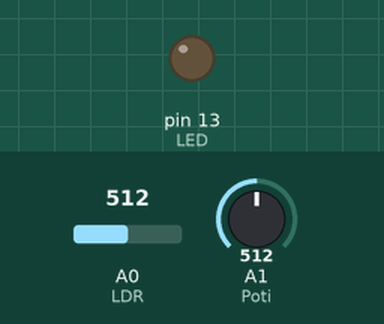
Simulated run of this sketch. Board: Arduino Uno, built with avr-gcc and run on an emulated ATmega328P. Shown: output pins drawn as LEDs (lit = HIGH). Inputs (shaded band) come from the test bench; at power-on: A0 (LDR) = 512, A1 (Poti) = 512.

Above: at 1.2 s.
1.3 s: A0 (LDR) set to 318
2.8 s: A0 (LDR) set to 287
At 3.8 s:
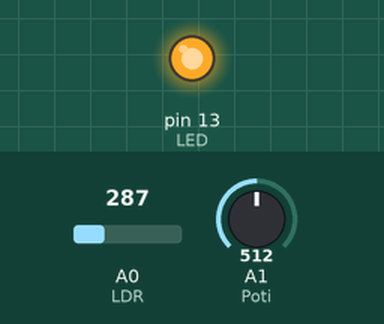
4.3 s: A0 (LDR) set to 500
At 4.43 s:
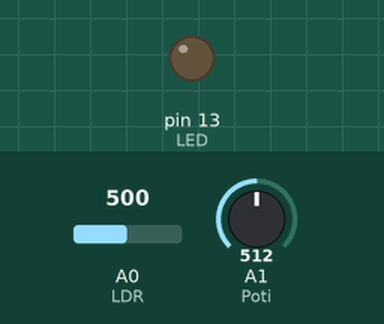
6.0 s: A0 (LDR) set to 527
At 7.2 s:
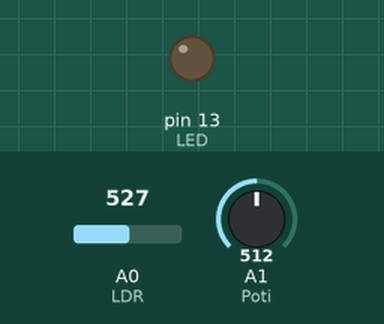
7.5 s: A0 (LDR) set to 290
At 8.6 s:
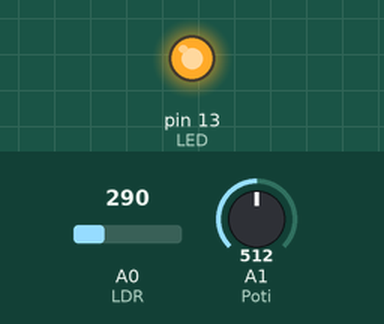
Timing chart, 0 to 10.0 s (numbered marks = the images above; inputs shaded):
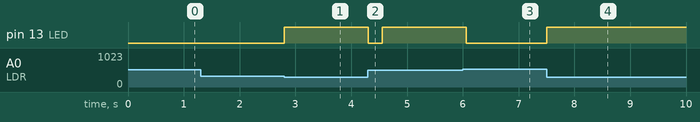

Measured:
- the behaviour switches between 300 and 299 on A0 (LDR) (found by bisection; images 0 and 1)
- after the input at 1.3 s, every drawn part: stays the same
- after the input at 2.8 s, pin 13 (LED): LOW → HIGH at once
- after the input at 4.3 s, pin 13 (LED): HIGH → LOW at once, → HIGH 0.25 s later
- after the input at 6.0 s, pin 13 (LED): HIGH → LOW after 0.06 s
- after the input at 7.5 s, pin 13 (LED): LOW → HIGH at once

The sketch:

sketch_nov12a.ino
```cpp
int LED = 13;
int LDR = 0;
int Poti = 1;
int cnt = 0;
int Flag = 0;

// the setup function runs once when you press reset or power the board
void setup() {
  pinMode(LED, OUTPUT);
}

// the loop function runs over and over again until power down or reset
void loop() {

  if (analogRead(LDR) < analogRead(Poti))cnt++;
  if (analogRead(LDR) > analogRead(Poti))cnt = 0;
  Serial.println(analogRead(LDR));

  if (cnt > 300) {

    digitalWrite(LED, HIGH);
    do {
      Serial.println(analogRead(LDR));
      delay(100);
    } while (analogRead(LDR) < analogRead(Poti));
    cnt = 0;
    Serial.println(analogRead(LDR));
    digitalWrite(LED, LOW);
  }

  if (analogRead(LDR) < 300) {
    digitalWrite(LED, HIGH);
  }
  else {
    digitalWrite(LED, LOW);
  }
  delay(10);

}
```
